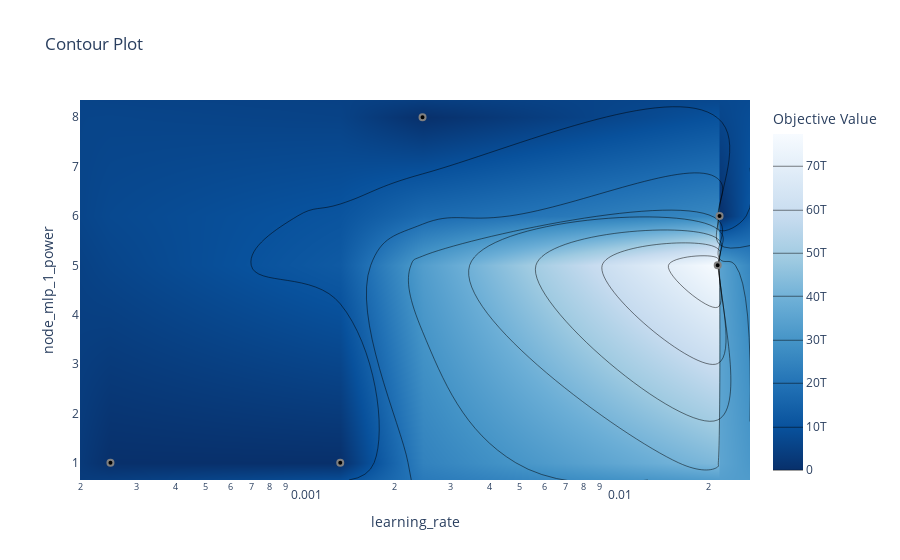

Here is the notebook cell this chart was saved with:
### Code cell
# plot the estimated accuracy surface over hyperparameters:
fig = optuna.visualization.plot_contour(study10, params=['learning_rate', 'node_mlp_1_power'])
fig.show()

### Figure 1 — Plotly figure (JSON) as saved in the notebook; plotly's stock layout.template omitted (floating-point values rounded to 4 significant figures)
{"data": [{"colorbar": {"title": {"text": "Objective Value"}}, "colorscale": [[0, "rgb(247,251,255)"], [0.125, "rgb(222,235,247)"], [0.25, "rgb(198,219,239)"], [0.375, "rgb(158,202,225)"], [0.5, "rgb(107,174,214)"], [0.625, "rgb(66,146,198)"], [0.75, "rgb(33,113,181)"], [0.875, "rgb(8,81,156)"], [1, "rgb(8,48,107)"]], "connectgaps": true, "contours": {"coloring": "heatmap"}, "hoverinfo": "none", "line": {"smoothing": 1.3}, "reversescale": true, "type": "contour", "x": [0.0001987, 0.0002484, 0.00134, 0.00245, 0.02135, 0.02165, 0.02706], "y": [0.65, 1, 5, 6, 8, 8.35], "z": [[null, null, null, null, null, null, null], [null, 0.6715, 0.9199, null, null, null, null], [null, null, null, null, 77431432019968, null, null], [null, null, null, null, null, 0.8292, null], [null, null, null, 0.4892, null, null, null], [null, null, null, null, null, null, null]]}, {"marker": {"color": "black", "line": {"color": "Grey", "width": 2}}, "mode": "markers", "showlegend": false, "type": "scatter", "x": [0.02135, 0.0002484, 0.00134, 0.02165, 0.00245], "y": [5, 1, 1, 6, 8]}], "layout": {"title": {"text": "Contour Plot"}, "xaxis": {"range": [-3.702, -1.568], "title": {"text": "learning_rate"}, "type": "log"}, "yaxis": {"range": [0.65, 8.35], "title": {"text": "node_mlp_1_power"}}}}
